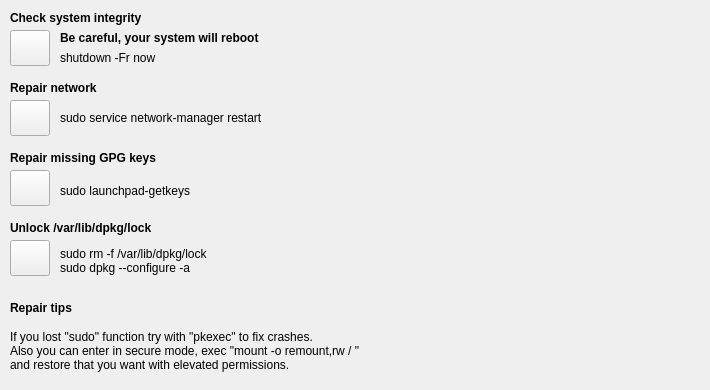
      <widget class="QWidget" name="tab_13">
       <attribute name="title">
        <string>General</string>
       </attribute>
       <widget class="QLabel" name="label_28">
        <property name="geometry">
         <rect>
          <x>60</x>
          <y>180</y>
          <width>171</width>
          <height>21</height>
         </rect>
        </property>
        <property name="font">
         <font>
          <weight>50</weight>
          <bold>false</bold>
         </font>
        </property>
        <property name="text">
         <string>sudo launchpad-getkeys</string>
        </property>
       </widget>
       <widget class="QLabel" name="label_2">
        <property name="geometry">
         <rect>
          <x>10</x>
          <y>10</y>
          <width>331</width>
          <height>16</height>
         </rect>
        </property>
        <property name="font">
         <font>
          <weight>75</weight>
          <bold>true</bold>
         </font>
        </property>
        <property name="text">
         <string>Check system integrity</string>
        </property>
       </widget>
       <widget class="QPushButton" name="integrityCheckButton">
        <property name="geometry">
         <rect>
          <x>10</x>
          <y>30</y>
          <width>40</width>
          <height>36</height>
         </rect>
        </property>
        <property name="maximumSize">
         <size>
          <width>40</width>
          <height>40</height>
         </size>
        </property>
        <property name="whatsThis">
         <string/>
        </property>
        <property name="text">
         <string/>
        </property>
        <property name="icon">
         <iconset resource="ubunsys.qrc">
          <normaloff>:/images/thin-071_file_document_code_binary-512.png</normaloff>:/images/thin-071_file_document_code_binary-512.png</iconset>
        </property>
        <property name="iconSize">
         <size>
          <width>30</width>
          <height>30</height>
         </size>
        </property>
        <property name="shortcut">
         <string/>
        </property>
        <property name="checkable">
         <bool>false</bool>
        </property>
       </widget>
       <widget class="QLabel" name="label_18">
        <property name="geometry">
         <rect>
          <x>60</x>
          <y>50</y>
          <width>141</width>
          <height>16</height>
         </rect>
        </property>
        <property name="font">
         <font>
          <weight>50</weight>
          <bold>false</bold>
         </font>
        </property>
        <property name="text">
         <string>shutdown -Fr now</string>
        </property>
       </widget>
       <widget class="QPushButton" name="repairNetworkButton">
        <property name="geometry">
         <rect>
          <x>10</x>
          <y>100</y>
          <width>40</width>
          <height>36</height>
         </rect>
        </property>
        <property name="maximumSize">
         <size>
          <width>40</width>
          <height>40</height>
         </size>
        </property>
        <property name="whatsThis">
         <string/>
        </property>
        <property name="text">
         <string/>
        </property>
        <property name="icon">
         <iconset resource="ubunsys.qrc">
          <normaloff>:/images/ethernet_on1600.png</normaloff>:/images/ethernet_on1600.png</iconset>
        </property>
        <property name="iconSize">
         <size>
          <width>30</width>
          <height>30</height>
         </size>
        </property>
        <property name="shortcut">
         <string/>
        </property>
        <property name="checkable">
         <bool>false</bool>
        </property>
       </widget>
       <widget class="QLabel" name="label_30">
        <property name="geometry">
         <rect>
          <x>60</x>
          <y>30</y>
          <width>271</width>
          <height>16</height>
         </rect>
        </property>
        <property name="font">
         <font>
          <weight>75</weight>
          <bold>true</bold>
         </font>
        </property>
        <property name="text">
         <string>Be careful, your system will reboot</string>
        </property>
       </widget>
       <widget class="QLabel" name="label_29">
        <property name="geometry">
         <rect>
          <x>10</x>
          <y>150</y>
          <width>321</width>
          <height>16</height>
         </rect>
        </property>
        <property name="font">
         <font>
          <weight>75</weight>
          <bold>true</bold>
         </font>
        </property>
        <property name="text">
         <string>Repair missing GPG keys</string>
        </property>
       </widget>
       <widget class="QPushButton" name="repairGPGKeys">
        <property name="geometry">
         <rect>
          <x>10</x>
          <y>170</y>
          <width>40</width>
          <height>36</height>
         </rect>
        </property>
        <property name="maximumSize">
         <size>
          <width>40</width>
          <height>40</height>
         </size>
        </property>
        <property name="whatsThis">
         <string/>
        </property>
        <property name="text">
         <string/>
        </property>
        <property name="icon">
         <iconset resource="ubunsys.qrc">
          <normaloff>:/images/key1600.png</normaloff>:/images/key1600.png</iconset>
        </property>
        <property name="iconSize">
         <size>
          <width>30</width>
          <height>30</height>
         </size>
        </property>
        <property name="shortcut">
         <string/>
        </property>
        <property name="checkable">
         <bool>false</bool>
        </property>
       </widget>
       <widget class="QLabel" name="label_27">
        <property name="geometry">
         <rect>
          <x>60</x>
          <y>110</y>
          <width>271</width>
          <height>16</height>
         </rect>
        </property>
        <property name="font">
         <font>
          <weight>50</weight>
          <bold>false</bold>
         </font>
        </property>
        <property name="text">
         <string>sudo service network-manager restart</string>
        </property>
       </widget>
       <widget class="QLabel" name="label_9">
        <property name="geometry">
         <rect>
          <x>10</x>
          <y>80</y>
          <width>131</width>
          <height>16</height>
         </rect>
        </property>
        <property name="font">
         <font>
          <weight>75</weight>
          <bold>true</bold>
         </font>
        </property>
        <property name="text">
         <string>Repair network</string>
        </property>
       </widget>
       <widget class="QLabel" name="label_39">
        <property name="geometry">
         <rect>
          <x>10</x>
          <y>320</y>
          <width>691</width>
          <height>61</height>
         </rect>
        </property>
        <property name="font">
         <font>
          <weight>50</weight>
          <bold>false</bold>
         </font>
        </property>
        <property name="text">
         <string>If you lost &quot;sudo&quot; function try with &quot;pkexec&quot; to fix crashes.
Also you can enter in secure mode, exec &quot;mount -o remount,rw / &quot;
and restore that you want with elevated permissions.</string>
        </property>
       </widget>
       <widget class="QLabel" name="label_40">
        <property name="geometry">
         <rect>
          <x>10</x>
          <y>300</y>
          <width>171</width>
          <height>16</height>
         </rect>
        </property>
        <property name="font">
         <font>
          <weight>75</weight>
          <bold>true</bold>
         </font>
        </property>
        <property name="text">
         <string>Repair tips</string>
        </property>
       </widget>
       <widget class="QLabel" name="label_53">
        <property name="geometry">
         <rect>
          <x>10</x>
          <y>220</y>
          <width>321</width>
          <height>16</height>
         </rect>
        </property>
        <property name="font">
         <font>
          <weight>75</weight>
          <bold>true</bold>
         </font>
        </property>
        <property name="text">
         <string>Unlock /var/lib/dpkg/lock</string>
        </property>
       </widget>
       <widget class="QLabel" name="label_54">
        <property name="geometry">
         <rect>
          <x>60</x>
          <y>240</y>
          <width>201</width>
          <height>41</height>
         </rect>
        </property>
        <property name="font">
         <font>
          <weight>50</weight>
          <bold>false</bold>
         </font>
        </property>
        <property name="text">
         <string>sudo rm -f /var/lib/dpkg/lock
sudo dpkg --configure -a</string>
        </property>
       </widget>
       <widget class="QPushButton" name="unlock_var_lib_dpkg_lock">
        <property name="geometry">
         <rect>
          <x>10</x>
          <y>240</y>
          <width>40</width>
          <height>36</height>
         </rect>
        </property>
        <property name="maximumSize">
         <size>
          <width>40</width>
          <height>40</height>
         </size>
        </property>
        <property name="whatsThis">
         <string/>
        </property>
        <property name="text">
         <string/>
        </property>
        <property name="icon">
         <iconset resource="ubunsys.qrc">
          <normaloff>:/images/paquete.png</normaloff>:/images/paquete.png</iconset>
        </property>
        <property name="iconSize">
         <size>
          <width>30</width>
          <height>30</height>
         </size>
        </property>
        <property name="shortcut">
         <string/>
        </property>
        <property name="checkable">
         <bool>false</bool>
        </property>
       </widget>
      </widget>
